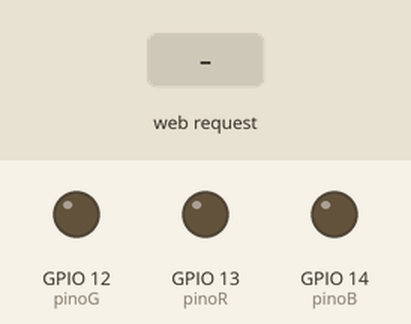
The program below on a simulated ESP32. On the bench: output pins drawn as LEDs (lit = HIGH). Inputs (shaded band) come from the test bench. Random numbers use the default seed unless the program sets one; pins used as bus, display or sensor lines are not drawn; what the program prints to the serial monitor is not drawn.

Above: at 1.2 s.
1.3 s: HTTP request GET /?r=1 received
At 1.9 s:
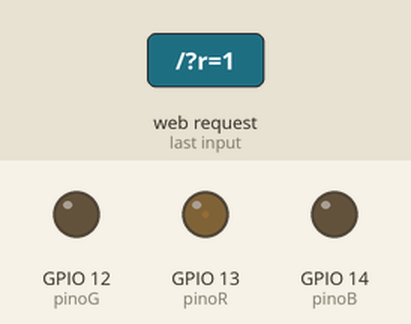
2.8 s: HTTP request GET /?r=120 received
At 3.1 s:
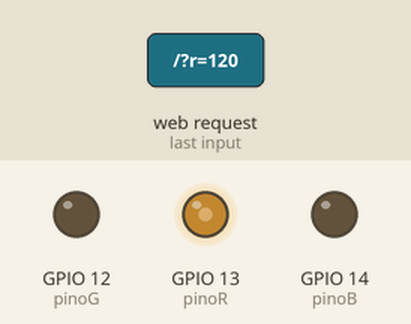
4.3 s: HTTP request GET /?g=1 received
At 5.4 s:
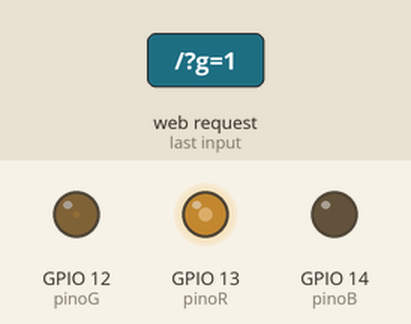
5.8 s: HTTP request GET /?r=0 received
At 6.5 s:
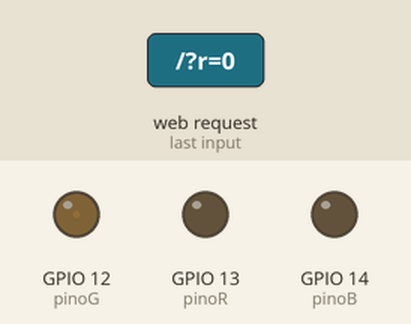
7.3 s: HTTP request GET /?R=1 received
At 7.7 s:
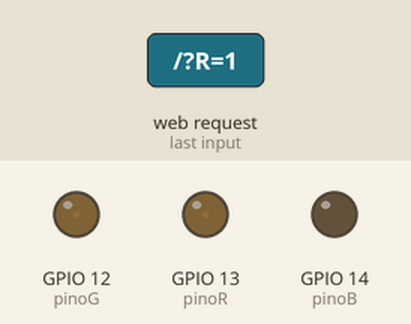
8.8 s: HTTP request GET /?g=120 received
At 10.0 s:
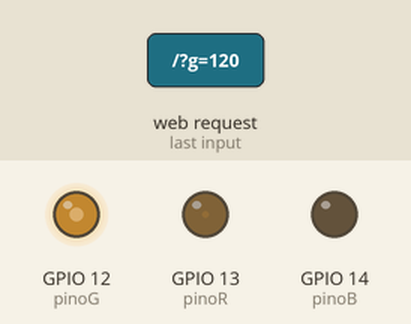
Timing chart, 0 to 11.3 s (numbered marks = the images above; inputs shaded):
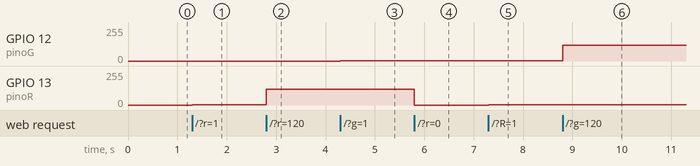

Measured:
- after the input at 1.3 s, GPIO 13 (pinoR): 0/255 → 1/255 at once
- after the input at 2.8 s, GPIO 13 (pinoR): 1/255 → 120/255 at once
- after the input at 4.3 s, GPIO 12 (pinoG): 0/255 → 1/255 at once
- after the input at 5.8 s, GPIO 13 (pinoR): 120/255 → 0/255 at once
- after the input at 7.3 s, GPIO 13 (pinoR): 0/255 → 1/255 at once
- after the input at 8.8 s, GPIO 12 (pinoG): 1/255 → 120/255 at once

The program:

main.cpp
```cpp
/*********
  Jackson Wendel Santos Sá
  Projeto em github.com/wendelmax/ESPColorReceiver
*********/

#include <Arduino.h>

// --- Architecture Dependencies ---
// Include standard/networking headers FIRST to avoid min/max macro conflicts
#if defined(ESP32)
  #include <WiFi.h>
  #include <ESPAsyncWebServer.h>
  #include <analogWrite.h>
#elif defined(ESP8266)
  #include <ESP8266WiFi.h>
  #include <ESPAsyncWebServer.h>
  #include <ESPAsyncTCP.h>
#endif

// --- Board Detection ---
#if defined(ARDUINO_M5Stack_Core_ESP32) || defined(ARDUINO_M5STACK_FIRE)
  #include <M5Stack.h>
  #define HAS_DISPLAY_M5
#endif


// --- Default Pin Mapping ---
#if defined(HAS_DISPLAY_M5)
  const int pinoR = 2, pinoG = 5, pinoB = 13, power = 12; // Example M5Stack pins
#else
  const int pinoR = 13, pinoG = 12, pinoB = 14, power = 17; // Generic defaults
#endif

// --- Server & State ---
AsyncWebServer server(80);
int rVal = 0, gVal = 0, bVal = 0;
bool powerState = false;
unsigned long lastDisplayUpdate = 0;
const unsigned long DISPLAY_INTERVAL = 1000;
const char* ssid = "ESPColorReceiver";
String apPassword;

// --- Display Abstraction ---
void initBoard() {
#if defined(HAS_DISPLAY_M5)
  M5.begin();
  M5.Lcd.setTextSize(2);
#else
  Serial.begin(115200);
#endif
}

void updateDisplay() {
  String ip = WiFi.softAPIP().toString();
  String clients = String(WiFi.softAPgetStationNum());

#if defined(HAS_DISPLAY_M5)
  M5.Lcd.fillScreen(BLACK);
  M5.Lcd.setCursor(0, 0);
  M5.Lcd.setTextColor(WHITE);
  M5.Lcd.printf("SSID: %s\nPass: %s\nIP: %s\nClients: %s", ssid, apPassword.c_str(), ip.c_str(), clients.c_str());
#else
  static String lastIp;
  if (lastIp != ip) {
    Serial.println("AP IP: " + ip);
    lastIp = ip;
  }
#endif
}

void setup() {
  initBoard();

  randomSeed(analogRead(0));
  apPassword = String(random(10000000, 99999999));

  pinMode(pinoR, OUTPUT);
  pinMode(pinoG, OUTPUT);
  pinMode(pinoB, OUTPUT);
  pinMode(power, OUTPUT);

  WiFi.softAP(ssid, apPassword.c_str(), 6, false, 8);

  server.on("/", HTTP_GET, [](AsyncWebServerRequest *request) {
    bool changed = false;

    // Suporte para r e R
    if (request->hasParam("r")) { rVal = request->getParam("r")->value().toInt(); changed = true; }
    else if (request->hasParam("R")) { rVal = request->getParam("R")->value().toInt(); changed = true; }

    // Suporte para g e G
    if (request->hasParam("g")) { gVal = request->getParam("g")->value().toInt(); changed = true; }
    else if (request->hasParam("G")) { gVal = request->getParam("G")->value().toInt(); changed = true; }

    // Suporte para b e B
    if (request->hasParam("b")) { bVal = request->getParam("b")->value().toInt(); changed = true; }
    else if (request->hasParam("B")) { bVal = request->getParam("B")->value().toInt(); changed = true; }

    powerState = changed;
    request->send(200, "text/plain", "OK");
  });


  server.begin();
  updateDisplay();
}

void loop() {
#if defined(HAS_DISPLAY_M5)
  M5.update();
#endif

  if (millis() - lastDisplayUpdate >= DISPLAY_INTERVAL) {
    updateDisplay();
    lastDisplayUpdate = millis();
  }

  int outR = powerState ? rVal : 0;
  int outG = powerState ? gVal : 0;
  int outB = powerState ? bVal : 0;

  digitalWrite(power, powerState ? HIGH : LOW);

#if defined(ESP8266)
  analogWrite(pinoR, outR);
  analogWrite(pinoG, outG);
  analogWrite(pinoB, outB);
#else
  ::analogWrite(pinoR, outR);
  ::analogWrite(pinoG, outG);
  ::analogWrite(pinoB, outB);
#endif
}
```
